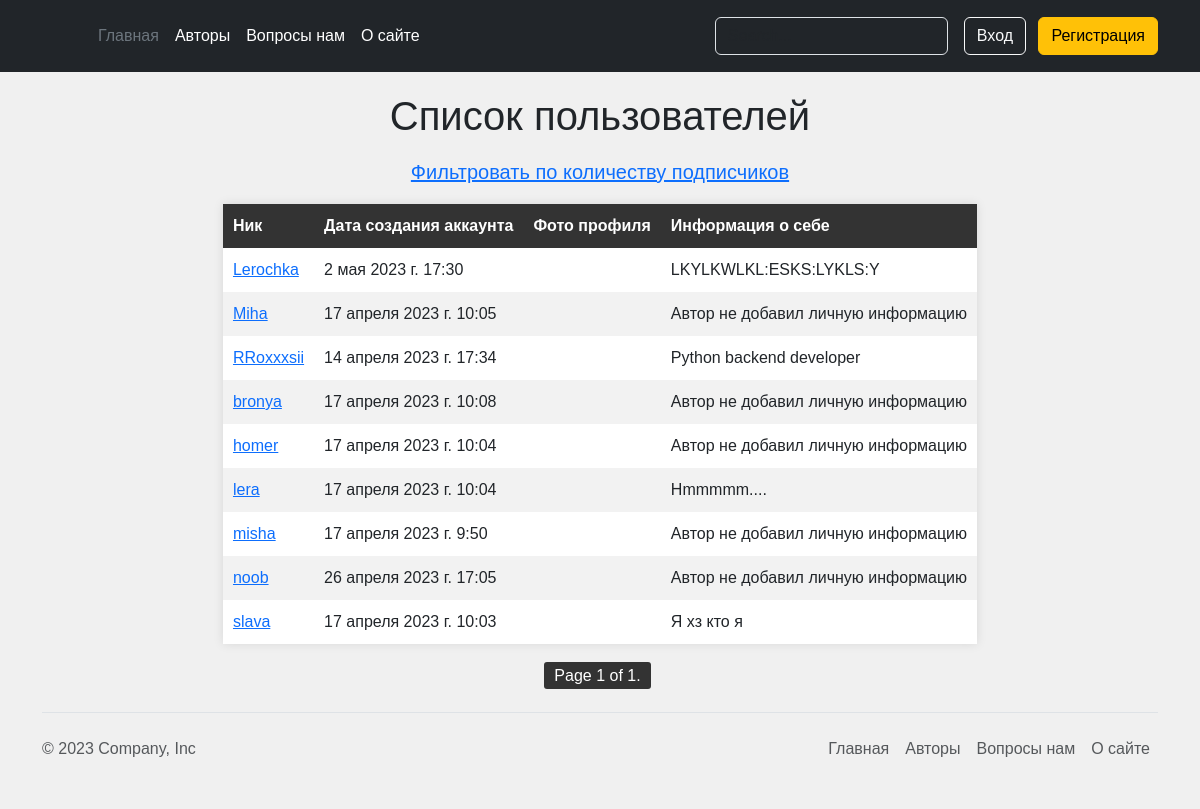
Screenshot of /authors/ with the database file from the repository.
### account/models.py (models this page shows, shortened)
class Author(AbstractBaseUser, PermissionsMixin):
    email = models.EmailField(verbose_name=_('Почтовый адрес'), unique=True)
    user_name = models.CharField(max_length=150, unique=True, verbose_name='Имя пользователя')
    mobile = models.CharField(max_length=20, blank=True, verbose_name='Номер телефона')
    gender = models.ForeignKey(Gender, on_delete=models.SET_NULL, blank=True, null=True,
                               verbose_name='Внешний ключ гендера')
    profile_photo = models.ImageField(upload_to='photos/%Y/%m/%d/', help_text=_('Фото профиля'), blank=True,
                                      verbose_name='Фото профиля')
    profile_information = models.TextField(help_text='Расскажите о себе', blank=True,
                                           verbose_name='Персональная информация')
    country = models.ForeignKey(Country, on_delete=models.SET_NULL, blank=True, null=True, verbose_name='Страна')
    telegram_link = models.URLField(blank=True, verbose_name='Телеграмм аккаунт')
    city = models.CharField(max_length=70, blank=True, null=True, verbose_name='Город')
    following = models.ManyToManyField(
        "self", blank=True, related_name="followers", symmetrical=False, verbose_name='Подписки'
    )
    is_active = models.BooleanField(default=False, help_text='Активен ли аккаунт?', verbose_name='Активен')
    is_staff = models.BooleanField(default=False, help_text='Администратор ли сайта?', verbose_name='Администратора')
    created = models.DateTimeField(auto_now_add=True, verbose_name='Дата регистрации')
    updated = models.DateTimeField(auto_now=True, verbose_name='Дата обновления')
    objects = CustomAccountManager()
    USERNAME_FIELD = 'email'
    REQUIRED_FIELDS = ['user_name']
    class Meta:
        verbose_name = _("Аккаунт")
        verbose_name_plural = _("Аккаунты")
        ordering = ('user_name',)
    def get_absolute_url(self):
        return reverse('authors:author_detail_view', kwargs={'pk': self.pk})

### authors/views.py (the view)
# urls.py: path('', views.AuthorListView.as_view(), name='author_list_view'),
class AuthorListView(AuthorFollowingFollowersListMixin, ListView):
    extra_context = {'headline': 'Список пользователей'}
    template_name = 'authors/ordering_link.html'
    def get_queryset(self):
        current_user_id = self.request.user.id
        queryset = Author.objects.exclude(id=current_user_id)
        return queryset

### authors/templates/authors/ordering_link.html
{% extends 'authors/authors_list_view.html' %}
{% block order %}
    <h5 style="text-align: center; margin-top: 20px;"><a href="{% url 'authors:author_filter_by_followers' %}">Фильтровать по количеству подписчиков</a></h5>
{% endblock %}

### authors/templates/authors/authors_list_view.html (shortened to what this page needs)
{% extends 'main/base.html' %}
{% load static %}
{% block content %}
<link rel="stylesheet" href="{% static 'main/css/authors_list_view.css' %}">
<link rel="stylesheet" href="{% static 'main/css/posts.css' %}">
    <h1 class="header-top">{{ headline }}</h1>
    {% block order %}
    {% endblock %}
	<table>
		<thead>
			<tr>
				<th>Ник</th>
				<th>Дата создания аккаунта</th>
				<th>Фото профиля</th>
				<th>Информация о себе</th>
			</tr>
		</thead>
		<tbody>
			{% for author in authors %}
			<tr>
				<td class="list_item"><a href="{{ author.get_absolute_url }}">{{ author.user_name }}</a></td>
				<td class="list_item">{{ author.created }}</td>
                {% if not author.profile_photo %}
                    <td class="list_item"></td>
                {% else %}
                    <td class="list_item"><img src="{{ author.profile_photo.url }}" alt="Фото профиля"></td>
                {% endif %}
                {% if author.profile_information  %}
                <td class="list_item">{{ author.profile_information|truncatewords:20 }}</td>
                {% else %}
                <td class="list_item">Автор не добавил личную информацию</td>
                {% endif %}
			</tr>
			{% endfor %}
		</tbody>
	</table>
{% include 'main/pagination.html' %}
{% endblock %}

### main/static/main/css/authors_list_view.css (style rules this page uses)
body { font-family: Arial, sans-serif; background-color: #f0f0f0; margin: 0; padding: 0; }
h1 { text-align: center; margin-top: 20px; }
table { border-collapse: collapse; margin: 20px auto; background-color: #fff; box-shadow: 0px 0px 10px rgba(0, 0, 0, 0.1); }
th, td { padding: 10px; text-align: left; }
th { background-color: #333; color: #fff; }
tr:nth-child(even) { background-color: #f2f2f2 }

### rows the page displays
Author: user_name "Lerochka", created "2 мая 2023 г. 17:30", profile_information "LKYLKWLKL:ESKS:LYKLS:Y"
Author: user_name "Miha", created "17 апреля 2023 г. 10:05", profile_information "Автор не добавил личную информацию"
Author: user_name "RRoxxxsii", created "14 апреля 2023 г. 17:34", profile_information "Python backend developer"
Author: user_name "bronya", created "17 апреля 2023 г. 10:08", profile_information "Автор не добавил личную информацию"
Author: user_name "homer", created "17 апреля 2023 г. 10:04", profile_information "Автор не добавил личную информацию"
Author: user_name "lera", created "17 апреля 2023 г. 10:04", profile_information "Hmmmmm...."
Author: user_name "misha", created "17 апреля 2023 г. 9:50", profile_information "Автор не добавил личную информацию"
Author: user_name "noob", created "26 апреля 2023 г. 17:05", profile_information "Автор не добавил личную информацию"
Author: user_name "slava", created "17 апреля 2023 г. 10:03", profile_information "Я хз кто я"

### other values shown
{{ headline }} "Список пользователей"
{{ page_obj.number }} "1"
{{ page_obj.paginator.num_pages }} "1"
